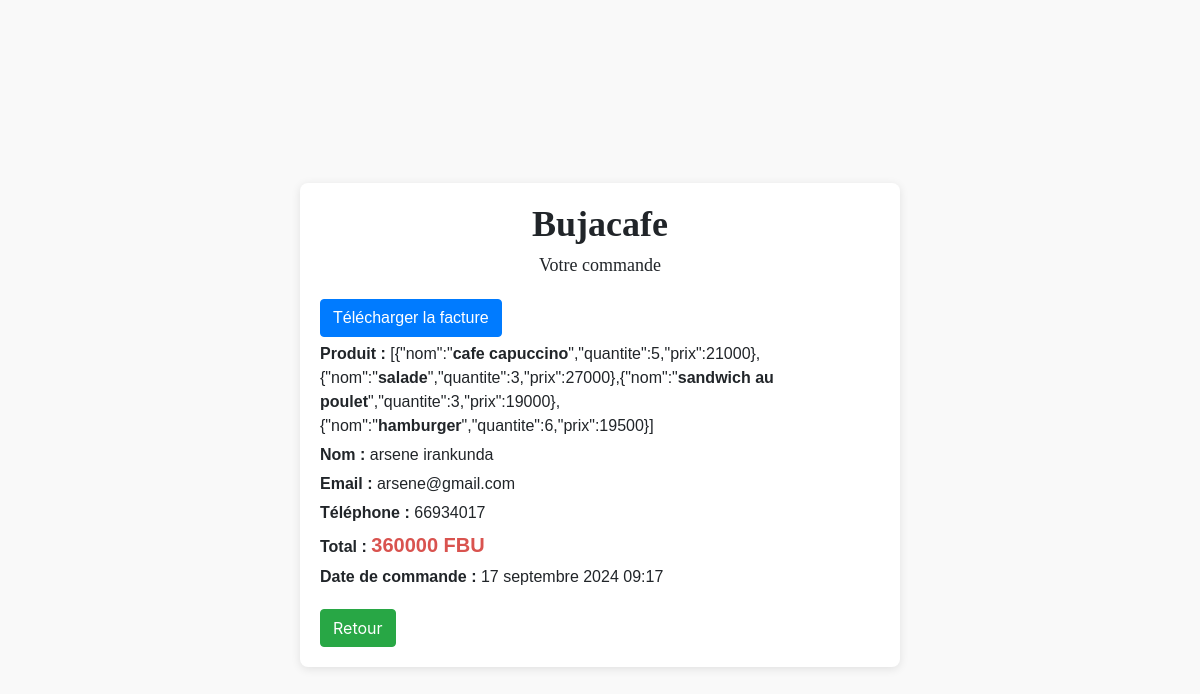
The app's page /confirmation, older data.
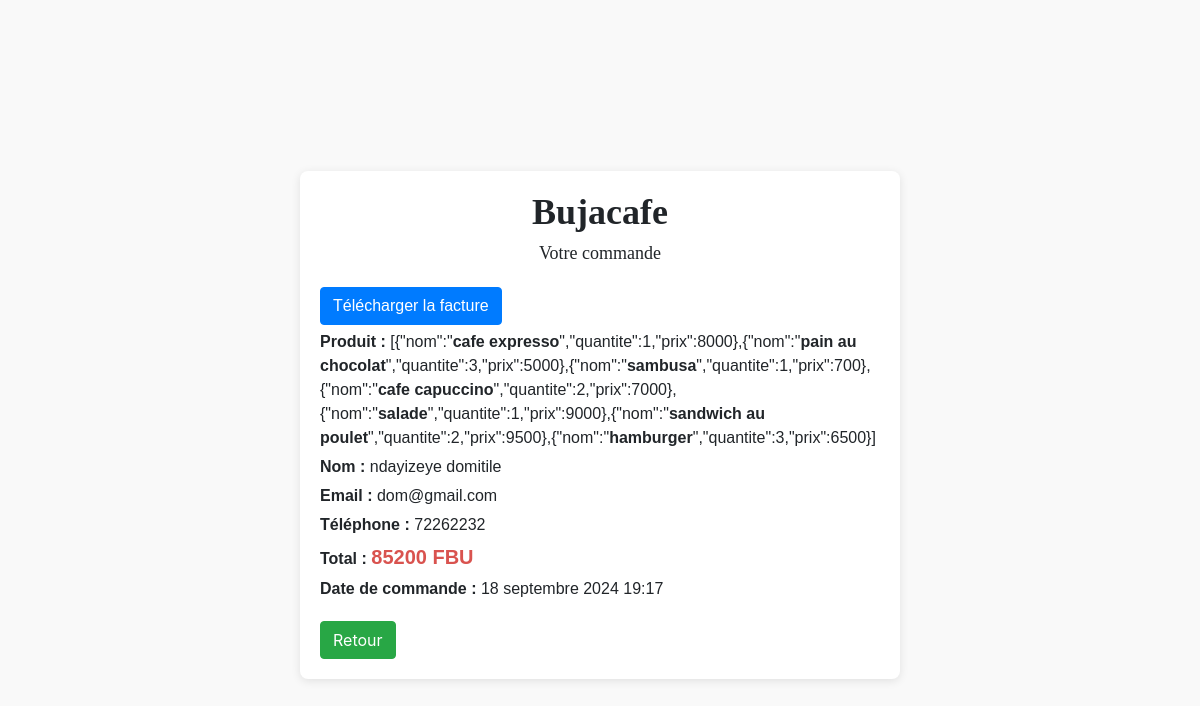
The same page, newer data.
### steakhouse/models.py (models this page shows)
class Commande(models.Model):
        id = models.AutoField(primary_key=True)  # Champ id auto-incrément
        item=models.CharField(max_length=200)
        total=models.CharField(max_length=200)
        nom=models.CharField(max_length=120)
        email=models.EmailField()
        commune=models.CharField(max_length=200)
        zone=models.CharField(max_length=200)
        telephone=models.CharField(max_length=300)
        commentaire=models.TextField(default=0)
        date_commande=models.DateTimeField(auto_now=True)
        class Meta:
            ordering =['-date_commande']

### steakhouse/views.py (the view)
# urls.py: path('confirmation', confirmation,name="confirmation"),
def confirmation(request):
    commandes = Commande.objects.all().order_by('-date_commande')[:1]
    context = {
        'commandes': commandes
    }
    return render(request, 'shop/confirmation.html', context)

### steakhouse/templates/shop/confirmation.html (shortened to what this page needs)
{% block content %}
<!DOCTYPE html>
<html lang="en">
<head>
    <link rel="stylesheet" href="https://cdn.jsdelivr.net/npm/bootstrap@4.0.0/dist/css/bootstrap.min.css">
    <link rel="stylesheet" href="https://cdnjs.cloudflare.com/ajax/libs/font-awesome/5.15.3/css/all.min.css">
</head>
<body>
  <div class="invoice-container">
    {% if commandes %}
      {% for commande in commandes %}
        <div class="invoice-header">
          <h1>Bujacafe</h1>
          <p class="subtitle">Votre commande</p>
        </div>
        <div class="invoice-body" id="invoice-content">
          <button class="btn btn-primary" id="download-btn">Télécharger la facture</button>
          <p><strong>Produit :</strong> {{ commande.item|safe }}</p>
          <p><strong>Nom :</strong> {{ commande.nom }}</p>
          <p><strong>Email :</strong> {{ commande.email }}</p>
          <p><strong>Téléphone :</strong> {{ commande.telephone }}</p>
          <p><strong>Total :</strong> <span class="total">{{ commande.total }} </span></p>
          <p><strong>Date de commande :</strong> {{ commande.date_commande }}</p>
        </div>
      {% endfor %}
    {% else %}
      <p>Aucune commande à afficher.</p>
    {% endif %}
    <button id="retour-btn" class="btn btn-success">Retour</button>
  </div>
{% endblock %}

### steakhouse/templates/shop/confirmation.html (style rules this page uses)
body { display: flex; justify-content: center; align-items: center; min-height: 100vh; background-color: #f9f9f9; margin: 0; padding-top: 50px; }
.invoice-container { background-color: #ffffff; padding: 20px; border-radius: 8px; box-shadow: 0 2px 10px rgba(0, 0, 0, 0.1); width: 80%; max-width: 600px; }
.invoice-header { text-align: center; margin-bottom: 20px; font-family: 'Georgia', serif; }
.invoice-header h1 { margin: 0; font-size: 36px; font-weight: bold; }
.subtitle { font-size: 18px; margin: 5px 0 20px; }
.invoice-body { font-family: 'Arial', sans-serif; font-size: 16px; line-height: 1.5; margin: 20px 0; }
.invoice-body p { margin: 5px 0; }
.total { font-weight: bold; font-size: 20px; color: #d9534f; }

Row changes from the older to the newer data that the page shows:
no longer on this page (row unchanged): Commande: item "[{\"nom\":\" cafe capuccino \",\"quantite\":5,\"prix\":21000},{\"nom\":\" salade \",\"quantite\":3,\"prix\":27000},{\"nom\":\" sandwich au poulet \",\"quantite\":3,\"prix\":19000},{\"nom\":\" hamburger \",\"quantite\":6,\"prix\":19500}]", nom "arsene irankunda", email "arsene@gmail.com", telephone "66934017", total "360000 FBU", date_commande "17 septembre 2024 09:17"
added Commande: item "[{\"nom\":\" cafe expresso \",\"quantite\":1,\"prix\":8000},{\"nom\":\" pain au chocolat \",\"quantite\":3,\"prix\":5000},{\"nom\":\" sambusa \",\"quantite\":1,\"prix\":700},{\"nom\":\" cafe capuccino \",\"quantite\":2,\"prix\":7000},{\"nom\":\" salade \",\"quantite\":1,\"prix\":9000},{\"nom\":\" sandwich au poulet \",\"quantite\":2,\"prix\":9500},{\"nom\":\" hamburger \",\"quantite\":3,\"prix\":6500}]", nom "ndayizeye domitile", email "dom@gmail.com", telephone "72262232", total "85200 FBU", date_commande "18 septembre 2024 19:17"
